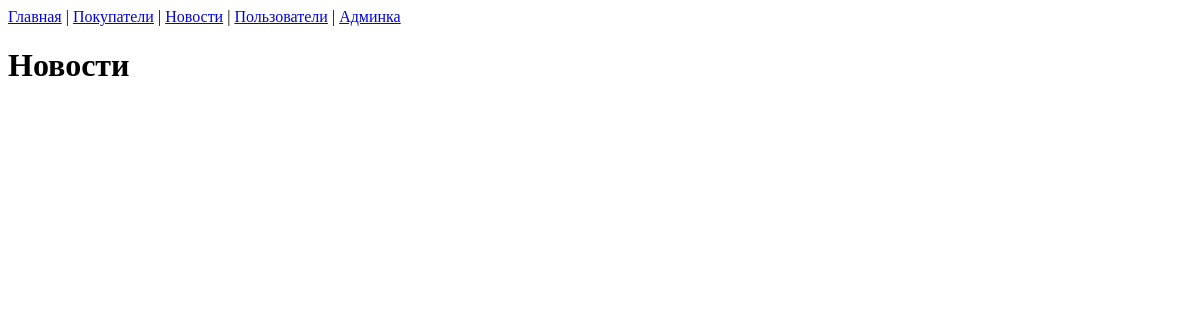
The page /news/ on the database as committed earlier.
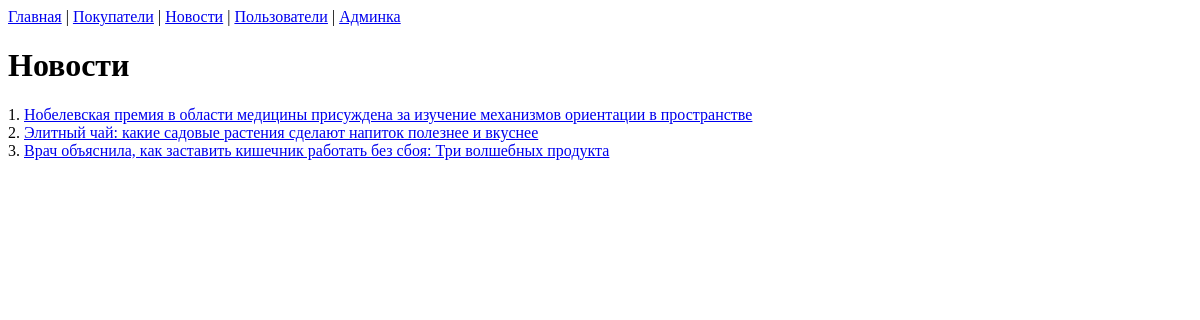
The same page on the database as committed later.
### news/models.py (models this page shows, shortened)
class New(models.Model):
    title = models.CharField(max_length=1000)
    article = models.TextField(null=True, blank=True)
    views = models.IntegerField(default=0)
    user_views = models.ManyToManyField(
        to=User,
        blank=True,
    )
    category = models.ForeignKey(
        to=NewsCategory,
        on_delete=models.SET_NULL,
        null=True, blank=True,
        verbose_name="Категория",
    )

### news/views.py (the view)
# urls.py: path('news/', news_view),
def news_view(request):
    news_list = New.objects.all()
    context = {"news": news_list}
    return render(request, 'news.html', context)

### news/templates/news.html
<a href="/">Главная</a> |
<a href="/costumers/">Покупатели</a> |
<a href="/news/">Новости</a> |
<a href="/users/">Пользователи</a> |
<a href="/admin">Админка</a>
<h1>Новости</h1>
{% for new in news %}
    <div>{{ new.id }}.
        <a href="/new/{{ new.id }}/">{{ new.title }}</a>
    </div>
{% endfor %}

Rows that differ between the two databases and show on the page:
added New: id "1", title "Нобелевская премия в области медицины присуждена за изучение механизмов ориентации в пространстве"
added New: id "2", title "Элитный чай: какие садовые растения сделают напиток полезнее и вкуснее"
added New: id "3", title "Врач объяснила, как заставить кишечник работать без сбоя: Три волшебных продукта"
